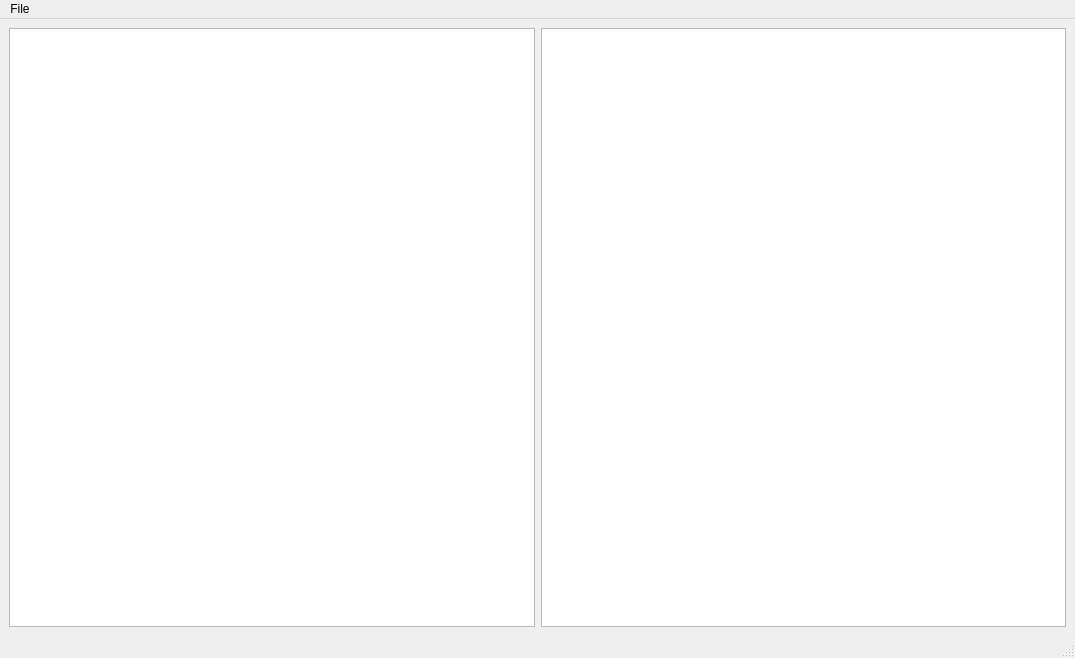
<?xml version="1.0" encoding="UTF-8"?>
<ui version="4.0">
 <class>MainWindow</class>
 <widget class="QMainWindow" name="MainWindow">
  <property name="geometry">
   <rect>
    <x>0</x>
    <y>0</y>
    <width>1075</width>
    <height>658</height>
   </rect>
  </property>
  <property name="windowTitle">
   <string>MainWindow</string>
  </property>
  <widget class="QWidget" name="centralwidget">
   <layout class="QGridLayout" name="gridLayout">
    <item row="0" column="0">
     <widget class="CustomTreeView" name="treeView"/>
    </item>
    <item row="0" column="1">
     <widget class="QTableView" name="tableView"/>
    </item>
   </layout>
  </widget>
  <widget class="QMenuBar" name="menubar">
   <property name="geometry">
    <rect>
     <x>0</x>
     <y>0</y>
     <width>1075</width>
     <height>25</height>
    </rect>
   </property>
   <widget class="QMenu" name="menuFile">
    <property name="title">
     <string>File</string>
    </property>
    <addaction name="actionOpenDatabase"/>
   </widget>
   <addaction name="menuFile"/>
  </widget>
  <widget class="QStatusBar" name="statusbar"/>
  <action name="actionOpenDatabase">
   <property name="text">
    <string>Open Datbase</string>
   </property>
   <property name="toolTip">
    <string>Open Database</string>
   </property>
  </action>
 </widget>
 <customwidgets>
  <customwidget>
   <class>CustomTreeView</class>
   <extends>QTreeView</extends>
   <header>customtreeview.h</header>
  </customwidget>
 </customwidgets>
 <resources/>
 <connections/>
</ui>
